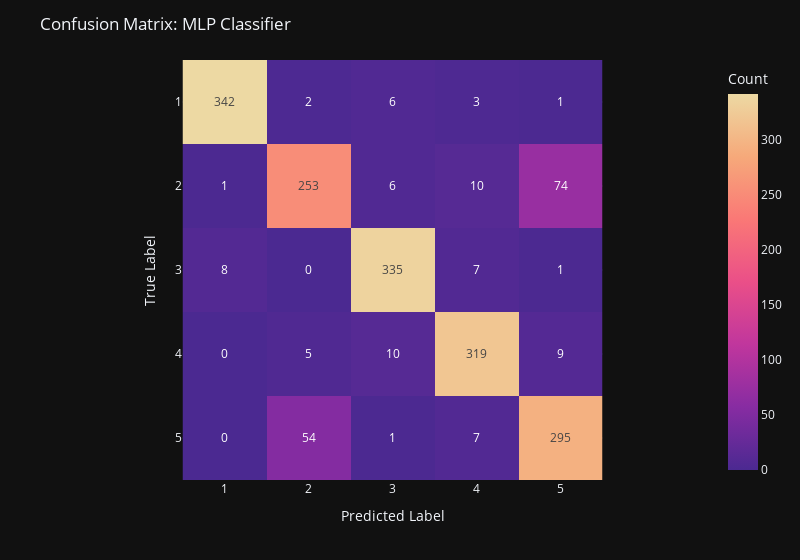

The notebook cell this image was saved under:
### Markdown cell above
### 6. Multi-Layer Perceptron (MLP)

The MLP consists of an input layer, a single hidden layer, and an output layer where classification takes place.

**Preprocessing:**
- Scaling using MinMaxScaler
- PCA capturing 80% of variance


**Hyperparameters:**

- **hidden_layer_sizes = [(400,)]:** Defines the network architecture, here a single hidden layer with 400 neurons.
- **activation = 'relu':** The activation function determines whether a neuron fires (i.e., transmits a signal to the next layer). Mathematically, ReLU is defined as
$$f(x)=max(0, x)$$
It enables the network to learn non‑linear relationships and alleviates the vanishing‑gradient problem.
- **solver = 'adam':** The optimization algorithm that updates the network’s weights to minimize prediction error. Adam adapts the learning rate for each parameter individually to efficiently approach the global minimum of the loss function.
- **learning_rate_init = 0.001:** The initial step size used by Adam during weight updates.
- **max_iter = 1055:** Specifies the number of epochs, i.e., how many full passes through the dataset the network performs during training.

### Code cell
from sklearn.preprocessing import MinMaxScaler
from sklearn.neural_network import MLPClassifier

# Scaling with Min-Max Scaler
scaler = MinMaxScaler()
X_train = scaler.fit_transform(x_train)
X_test = scaler.transform(x_test)

# PCA Transformation
pca = PCA(n_components=0.8)
X_train = pca.fit_transform(X_train)
X_test = pca.transform(X_test)

# Training the MLP Classifier
mlp = MLPClassifier(
    hidden_layer_sizes=(300,),   # you can change this
    activation='relu',
    solver='adam',
    learning_rate_init=0.001,
    max_iter=1200,
    random_state=42
)
mlp.fit(X_train, y_train)


# Evaluation
y_pred = mlp.predict(X_test)
cm = confusion_matrix(y_test, y_pred)
class_names = ['1', '2', '3', '4', '5']
fig = px.imshow(
    cm,
    text_auto=True,
    width=800,
    color_continuous_scale="Agsunset",
    labels=dict(x="Predicted Label", y="True Label", color="Count"),
    x=class_names,
    y=class_names,
)
fig.update_layout(
    title="Confusion Matrix: MLP Classifier",
    xaxis=dict(side="bottom")
)
fig.show()
print(classification_report(y_test, y_pred))
print(accuracy_score(y_test, y_pred))

### Figure 1 — Plotly figure (JSON) as saved in the notebook; plotly's stock layout.template omitted (floating-point values rounded to 4 significant figures)
{"data": [{"coloraxis": "coloraxis", "name": "0", "texttemplate": "%{z}", "x": ["1", "2", "3", "4", "5"], "y": ["1", "2", "3", "4", "5"], "z": [[342, 2, 6, 3, 1], [1, 253, 6, 10, 74], [8, 0, 335, 7, 1], [0, 5, 10, 319, 9], [0, 54, 1, 7, 295]], "type": "heatmap", "xaxis": "x", "yaxis": "y", "hovertemplate": "Predicted Label: %{x}<br>True Label: %{y}<br>Count: %{z}<extra></extra>"}], "layout": {"xaxis": {"anchor": "y", "domain": [0.0, 1.0], "scaleanchor": "y", "constrain": "domain", "title": {"text": "Predicted Label"}, "side": "bottom"}, "yaxis": {"anchor": "x", "domain": [0.0, 1.0], "autorange": "reversed", "constrain": "domain", "title": {"text": "True Label"}}, "coloraxis": {"colorbar": {"title": {"text": "Count"}}, "colorscale": [[0.0, "rgb(75, 41, 145)"], [0.1667, "rgb(135, 44, 162)"], [0.3333, "rgb(192, 54, 157)"], [0.5, "rgb(234, 79, 136)"], [0.6667, "rgb(250, 120, 118)"], [0.8333, "rgb(246, 169, 122)"], [1.0, "rgb(237, 217, 163)"]]}, "margin": {"t": 60}, "width": 800, "title": {"text": "Confusion Matrix: MLP Classifier"}}}
